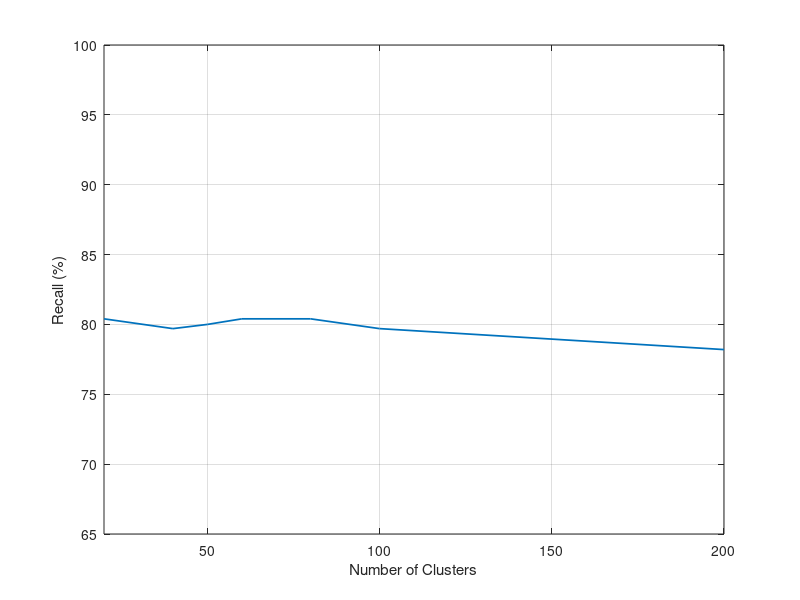

Write MATLAB code to recreate this figure.
emSteps = [20, 40, 50, 60, 80, 100, 200];
recall_emxxsap772 = [80.4, 79.7, 80.0, 80.4, 80.4, 79.7, 78.2];

figure(1)
set(gca, 'FontSize', 12)
plot(emSteps, recall_emxxsap772, 'LineWidth', 1.25)
grid
xlabel('Number of Clusters')
ylabel('Recall (%)')
xlim([emSteps(1), emSteps(end)])
ylim([65,100])
% l__ = legend(['SAP-4-4-', num2str(polyOrder), '+x-x-', num2str(polyOrder2)], ['SAP-5-5-', num2str(polyOrder), '+x-x-', num2str(polyOrder2)], ['SAP-6-6-', num2str(polyOrder), '+x-x-', num2str(polyOrder2)], ['SAP-7-7-', num2str(polyOrder), '+x-x-', num2str(polyOrder2)], ['SAP-8-8-', num2str(polyOrder), '+x-x-', num2str(polyOrder2)], 'Location', 'SouthEast');    % b
% set(l__, 'Box', 'off')
% set(l__, 'FontSize', 12)